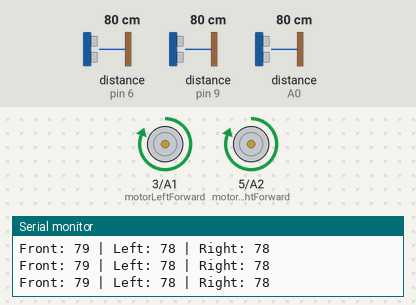
The sketch below on a simulated Arduino Uno, built with avr-gcc and run on an emulated ATmega328P. Parts: motor-driver pin pairs drawn as motors (green arrow = first pin HIGH = forward, orange = second pin HIGH = backward, longer = more drive, scaled by the enable pin), the last lines printed to the serial monitor. Wiring (inferred from the names in the program): 3 × ultrasonic range finder: trigger pin 7, echo pin 6 / trigger pin 8, echo pin 9 / trigger pin 10, echo A0. The inputs (shaded band) are chosen by the test bench; at power-on: distance to the obstacle (sensors on pin 6, A0, pin 9) 80 cm. The echo pulse lasts 58.3 µs per cm.

Above: at 1.2 s.
1.3 s: distance to the obstacle (sensor on pin 6) set to 17 cm
4.3 s: distance to the obstacle (sensor on pin 6) set to 14 cm
At 4.7 s:
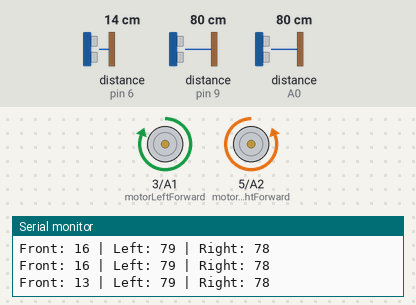
7.3 s: distance to the obstacle (sensor on A0) set to 18 cm
10.3 s: distance to the obstacle (sensor on A0) set to 15 cm
13.3 s: distance to the obstacle (sensor on pin 9) set to 19 cm
At 13.9 s:
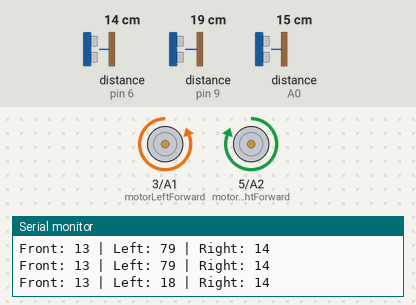
16.3 s: distance to the obstacle (sensor on pin 9) set to 15 cm
At 17.4 s:
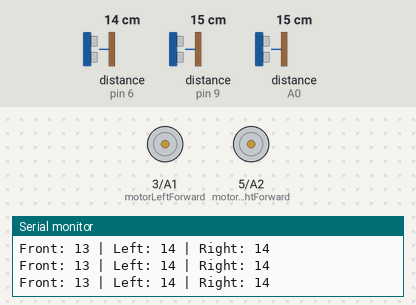
Timing chart, 0 to 19.3 s (numbered marks = the images above; inputs shaded):
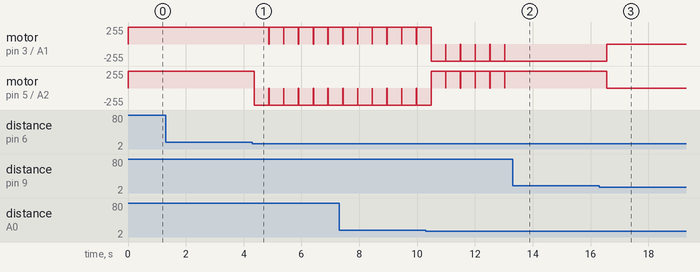

The sketch:

Maze_Solving_Robot.ino
```cpp
// Pin Definitions
#define trigFront 7
#define echoFront 6
#define trigLeft 8
#define echoLeft 9
#define trigRight 10
#define echoRight A0
#define motorLeftForward 3
#define motorLeftBackward A1
#define motorRightForward 5
#define motorRightBackward A2
#define motorEnableLeft 4
#define motorEnableRight 12


void setup() {
    pinMode(trigFront, OUTPUT);
    pinMode(echoFront, INPUT);
    pinMode(trigLeft, OUTPUT);
    pinMode(echoLeft, INPUT);
    pinMode(trigRight, OUTPUT);
    pinMode(echoRight, INPUT);

    pinMode(motorLeftForward, OUTPUT);
    pinMode(motorLeftBackward, OUTPUT);
    pinMode(motorRightForward, OUTPUT);
    pinMode(motorRightBackward, OUTPUT);

    pinMode(motorEnableLeft, OUTPUT);
    pinMode(motorEnableRight, OUTPUT);

    analogWrite(motorEnableLeft, 255); // Full speed
    analogWrite(motorEnableRight, 255); // Full speed

    Serial.begin(9600);
}

long readDistance(int trigPin, int echoPin) {
    digitalWrite(trigPin, LOW);
    delayMicroseconds(2);
    digitalWrite(trigPin, HIGH);
    delayMicroseconds(10);
    digitalWrite(trigPin, LOW);

    long duration = pulseIn(echoPin, HIGH, 30000); // Timeout after 30ms
    if (duration == 0) return 500; // Return large value if no echo is received
    return duration * 0.034 / 2; // Convert to cm
}


void moveForward() {
    digitalWrite(motorLeftForward, HIGH);
    digitalWrite(motorLeftBackward, LOW);
    digitalWrite(motorRightForward, HIGH);
    digitalWrite(motorRightBackward, LOW);
}

void turnRight() {
    digitalWrite(motorLeftForward, HIGH);
    digitalWrite(motorLeftBackward, LOW);
    digitalWrite(motorRightForward, LOW);
    digitalWrite(motorRightBackward, HIGH);
    delay(500); // Adjust turning duration
    stopMotors();
}

void turnLeft() {
    digitalWrite(motorLeftForward, LOW);
    digitalWrite(motorLeftBackward, HIGH);
    digitalWrite(motorRightForward, HIGH);
    digitalWrite(motorRightBackward, LOW);
    delay(500); // Adjust turning duration
    stopMotors();
}

void stopMotors() {
    digitalWrite(motorLeftForward, LOW);
    digitalWrite(motorLeftBackward, LOW);
    digitalWrite(motorRightForward, LOW);
    digitalWrite(motorRightBackward, LOW);
}


void loop() {
    long distanceFront = readDistance(trigFront, echoFront);
    long distanceLeft = readDistance(trigLeft, echoLeft);
    long distanceRight = readDistance(trigRight, echoRight);

    Serial.print("Front: "); Serial.print(distanceFront);
    Serial.print(" | Left: "); Serial.print(distanceLeft);
    Serial.print(" | Right: "); Serial.println(distanceRight);

    if (distanceFront < 15) { // Obstacle ahead
        if (distanceRight > 15) {
            turnRight();
        } else if (distanceLeft > 15) {
            turnLeft();
        } else {
            stopMotors(); // No clear path
        }
    } else {
        moveForward(); // No obstacle ahead
    }
}
```

Measured:
- the behaviour switches between 16 and 15 cm on distance to the obstacle (sensor on pin 6) (found by bisection; images 0 and 1)
- the behaviour switches between 17 and 16 cm on distance to the obstacle (sensor on pin 9) (found by bisection; images 2 and 3)
- after the input at 4.3 s, motor on pin 3 (motorLeftForward) / A1 (motorLeftBackward): alternates forward 255/255 for 0.50 s and stopped for 0.01 s, starting after 0.57 s; motor on pin 5 (motorRightForward) / A2 (motorRightBackward): alternates backward 255/255 for 0.50 s and stopped for 0.01 s, starting after 0.07 s
- after the input at 13.3 s, motor on pin 3 (motorLeftForward) / A1 (motorLeftBackward): stops changing and stays backward 255/255; motor on pin 5 (motorRightForward) / A2 (motorRightBackward): stops changing and stays forward 255/255
- after the input at 16.3 s, motor on pin 3 (motorLeftForward) / A1 (motorLeftBackward): backward 255/255 → stopped after 0.26 s; motor on pin 5 (motorRightForward) / A2 (motorRightBackward): forward 255/255 → stopped after 0.26 s
